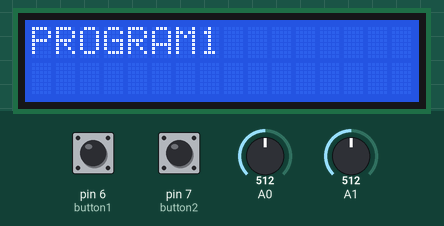
Bench run of a sketch on a simulated Arduino Uno, built with avr-gcc and run on an emulated ATmega328P. Shown: 16×2 character LCD. The inputs (shaded band) are chosen by the test bench; at power-on: pin 6 (button1) HIGH, pin 7 (button2) HIGH, A0 = 512, A1 = 512. What the sketch prints to the serial monitor is not drawn.

Above: at 2.4 s.
2.5 s: pin 6 (button1) pulled LOW for 1 s
At 4.7 s:
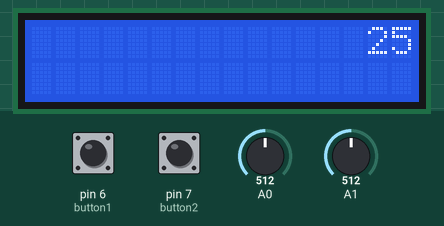
5.0 s: pin 7 (button2) pulled LOW for 0.15 s
At 5.9 s:
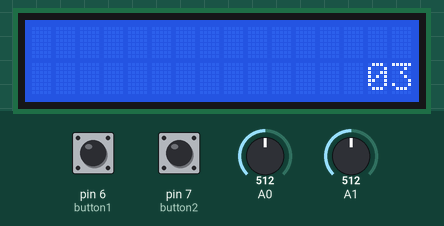
7.6 s: pin 6 (button1) pulled LOW for 0.15 s
At 8.9 s:
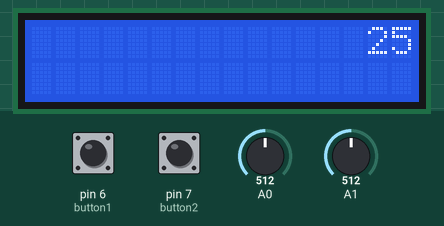
9.2 s: A0 set to 716
At 9.9 s:
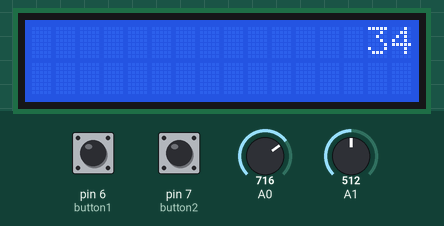
10.9 s: A1 set to 716
At 11.9 s:
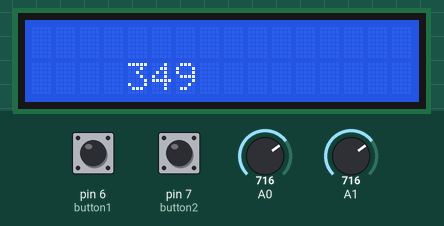
12.5 s: pin 7 (button2) pulled LOW for 1 s
At 12.78 s:
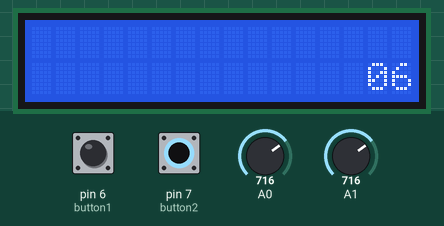
Timing chart, 0 to 15.5 s (numbered marks = the images above; inputs shaded):
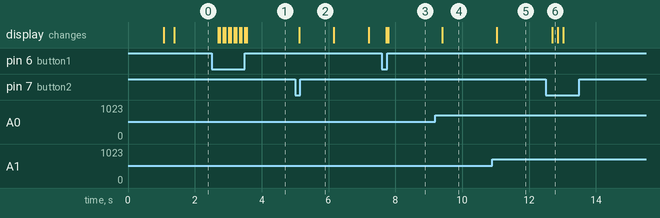

The sketch:

Timer+Menu.ino
```cpp
//2022.02.17
//加了一個timer在裡面而且還可以選擇選單同時繼續計時，選擇到最後一頁時timer可以暫停

#include<LiquidCrystal_I2C.h>
#include <Wire.h>
#include<Timer.h>

Timer timer;

LiquidCrystal_I2C lcd(0x27,16,2);


int counter1 = 0;//紀錄分數
int counter2;//紀錄秒數

int button1 = 6;
int button2 = 7;

int pgmstate = 0;


bool pause = false;

boolean lastButtonState = LOW;
boolean reading1;
boolean reading2;


int coun;

int val= 0;
int val2 = 0;
int dt = 0;
int dt2 =0;

void setup()
{

pinMode(button1,INPUT_PULLUP);
pinMode(button2,INPUT_PULLUP);
pinMode(0, INPUT);
pinMode(1, INPUT);

timer.every(990,Counter);

lcd.init();
lcd.backlight();
lcd.print("Wellcome!!");
delay(1000);
lcd.clear();
delay(200);
Serial.begin(115200);


}

void loop()
{

digitalRead(button1);
digitalRead(button2);

val = analogRead(0);
val2 = analogRead(1);
dt = map(val,0,1023,0,500);
dt2 = map(val2,0,1023,0,33);
//dt2 = map(val2,512,1023,0,16);


reading1 = digitalRead(button1);
debunce(reading1);

if(reading1 == lastButtonState)
    {
        lcd.clear();
        coun++;
        Serial.println(String("按鈕按了")+int(coun)+String("次"));
        Serial.println(String("PROGRAM = ")+int(pgmstate));
        //Serial.println(pause);

        pgmstate++;
        if(pgmstate >=4)
        {
            pgmstate = 3;
        }
    }

reading2 = digitalRead(button2);
debunce(reading2);

if(reading2 == lastButtonState)
    {
        lcd.clear();
        pgmstate--;
        if(pgmstate <0)
        {
            pgmstate = 0;
        }
    }

switch(pgmstate)
    {
    case 0:
    timer.update();
    lcd.setCursor(0,0);
    lcd.print("PROGRAM1");

    break;

    case 1:
    timer.update();
    lcd.setCursor(0,0);
    lcd.print("PROGRAM2");
    break;

    case 2:
    timer.update();
    lcd.setCursor(14,1);
    lcd.print(String("0")+int(counter1));

    if(counter1 >9)
    {
        lcd.setCursor(14,1);
        lcd.print(counter1);
    }
    break;
    case 3:
    int result;
    int x = 0;
    int setNum = 17;
    int setCursor;
    result = Caculater(dt,dt2);
    //lcd.setCursor(13,1);

    if(dt2<=16)
    {
        if(dt>9)
        {
            //dt2= map(val2,0,1023,0,32);
            setCursor = dt2-1;
        }
        if(dt>99)
        {
            //dt2 = map(val2,0,1023,0,31);
            setCursor = dt2-2;
        }

        if(dt<9){
            setCursor = dt2;
        }


            //


    }

    if(dt2>16)
    {
        if(dt>9)
        {
            dt2= map(val2,0,1023,0,32);
            //setCursor = dt2-1;
        }
        if(dt>99)
        {
            dt2= map(val2,0,1023,0,31);
            //setCursor = dt2-1;
        }
        //dt2 = map(val2,0,1023,0,33);
        x = 1;
        setCursor = dt2-setNum;

    }


    lcd.clear();
    lcd.setCursor(setCursor,x);

    lcd.print(dt);
    //Serial.println(size);
    break;

    }


delay(1);


}


void debunce(boolean readState)//按鈕debunce的function
{

if(readState!= lastButtonState)
{
delay(50);

}

if(readState == lastButtonState)
{
    readState != lastButtonState;
    delay(100);
}
}

void Counter()
{
    counter1++;
    if(counter1 >= 60)
    {
        counter1 = 0;
    }

}
int Caculater(int a,int b)
{
    int result;
    result = a+b;

    return result;


}
```

Measured:
- after the input at 2.5 s, the display: first changes after 0.20 s (image 1 shows a later state)
- after the input at 5.0 s, the display: changes after 0.12 s (image 2)
- after the input at 7.6 s, the display: first changes after 0.13 s (image 3 shows a later state)
- after the input at 9.2 s, the display: changes after 0.21 s (image 4)
- after the input at 10.9 s, the display: changes after 0.13 s (image 5)
- after the input at 12.5 s, the display: changes after 0.20 s (image 6)
